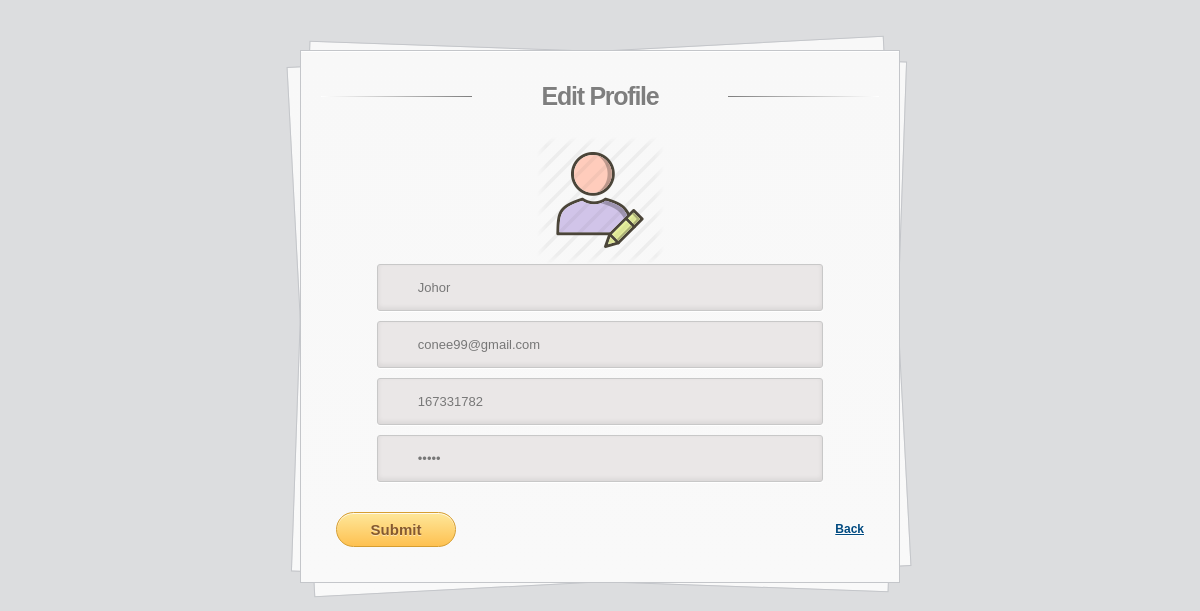
Page /Student/EditProfile.php (signed in) on the committed database.
### tables this page shows
CREATE TABLE IF NOT EXISTS `student_r` (
  `StudentId` int(11) NOT NULL AUTO_INCREMENT,
  `StudentName` varchar(20) NOT NULL,
  `Area` varchar(20) NOT NULL,
  `Email` varchar(40) NOT NULL,
  `Mobile` bigint(20) NOT NULL,
  `Status` varchar(10) NOT NULL,
  `UserName` varchar(20) NOT NULL,
  `Password` varchar(20) NOT NULL,
  `Question` varchar(100) NOT NULL,
  `Answer` varchar(50) NOT NULL,
  PRIMARY KEY (`StudentId`)
);

### Student/EditProfile.php (the view, shortened to what this page needs)
    <link href="../SpryAssets/SpryValidationTextField.css" rel="stylesheet" type="text/css" />
    <link href="../SpryAssets/SpryValidationTextarea.css" rel="stylesheet" type="text/css" />
    <link rel="stylesheet" href="css/bootstrap.min.css">
    <link rel="stylesheet" href="css/jquery-ui.css">
    <link rel="stylesheet" href="css/owl.carousel.min.css">
    <link rel="stylesheet" href="css/owl.theme.default.min.css">
    <link rel="stylesheet" href="css/owl.theme.default.min.css">
    <link rel="stylesheet" href="css/jquery.fancybox.min.css">
    <link rel="stylesheet" href="css/bootstrap-datepicker.css">
    <link rel="stylesheet" href="fonts/flaticon/font/flaticon.css">
    <link rel="stylesheet" href="fonts/icomoon/style.css">
    <link rel="stylesheet" href="css/aos.css">
    <link rel="stylesheet" href="css/style.css">
<html lang="en">
	<head>
			<link rel="stylesheet" type="text/css" href="css/login.css" />
	</head>
<body>
<div class="container">
    <section id="content">
               <?php
$ID=$_SESSION['ID'];
$con = mysqli_connect("localhost","root","","talent");
$sql = "select * from Student_R where StudentId ='".$ID."'  ";
$result = mysqli_query($con,$sql);
$row = mysqli_fetch_array($result)
?>
		<form name="form1" method="post" action="UpdateProfile.php" onSubmit="return validateForm(this,arrFormValidation);" enctype="multipart/form-data">
			<h1>Edit Profile</h1>
				<div>
				<img src="images/profile.png" class="pic"/>
				</div>
				<table width="100%" border="1" cellspacing="2" cellpadding="2">
					<div>
						<span id="sprytextfield3">
						<input placeholder="Area" name="txtArea" type="text" id="txtArea" value="<?php echo $row['Area'];?>" />
						<span class="textfieldRequiredMsg">*</span></span>
					</div>
					<div>
						<span id="sprytextfield4">
						<input placeholder="Email" name="txtEmail" type="text" id="txtEmail" value="<?php echo $row['Email'];?>" />
						<span class="textfieldRequiredMsg">*</span></span>
					</div>
					<div>
						<span id="sprytextfield5">
						<input placeholder="Mobile" name="txtMobile" type="text" id="txtMobile" value="<?php echo $row['Mobile'];?>" />
						<span class="textfieldRequiredMsg">*</span></span>
					</div>
					<div>
						<span id="sprytextfield6">
						<input placeholder="Password" name="txtPassword" type="password" id="txtPassword" value="<?php echo $row['Password'];?>" />
						<span class="textfieldRequiredMsg">*</span></span>
					</div>
					<div align="center">
						<input type="submit" name="button" id="button" value="Submit" />
                    </div>
					<div align="center">
						<a href="index.php#profile-section"><strong>Back</strong></a>
				    </div>
                </table>
		</form>
</body>
</html>

### Student/css/style.css (style rules this page uses)
html { overflow-x: hidden; }
body { line-height: 1.7; color: gray; font-weight: 400; font-size: 1rem; }
a { -webkit-transition: .3s all ease; -o-transition: .3s all ease; transition: .3s all ease; }
h1, h2, h3, h4, h5, .h1, .h2, .h3, .h4, .h5 { font-family: "Work Sans", -apple-system, BlinkMacSystemFont, "Segoe UI", Roboto, "Helvetica Neue", Arial, "Noto Sans", sans-serif, "Apple Color Emoji", "Segoe UI Emoji", "Segoe UI Symbol", "Noto Color Emoji"; }
body:after { -webkit-transition: .3s all ease-in-out; -o-transition: .3s all ease-in-out; transition: .3s all ease-in-out; }

### rows in the picture
student_r: txtArea "Johor", txtEmail "conee99@gmail.com", txtMobile "167331782"
